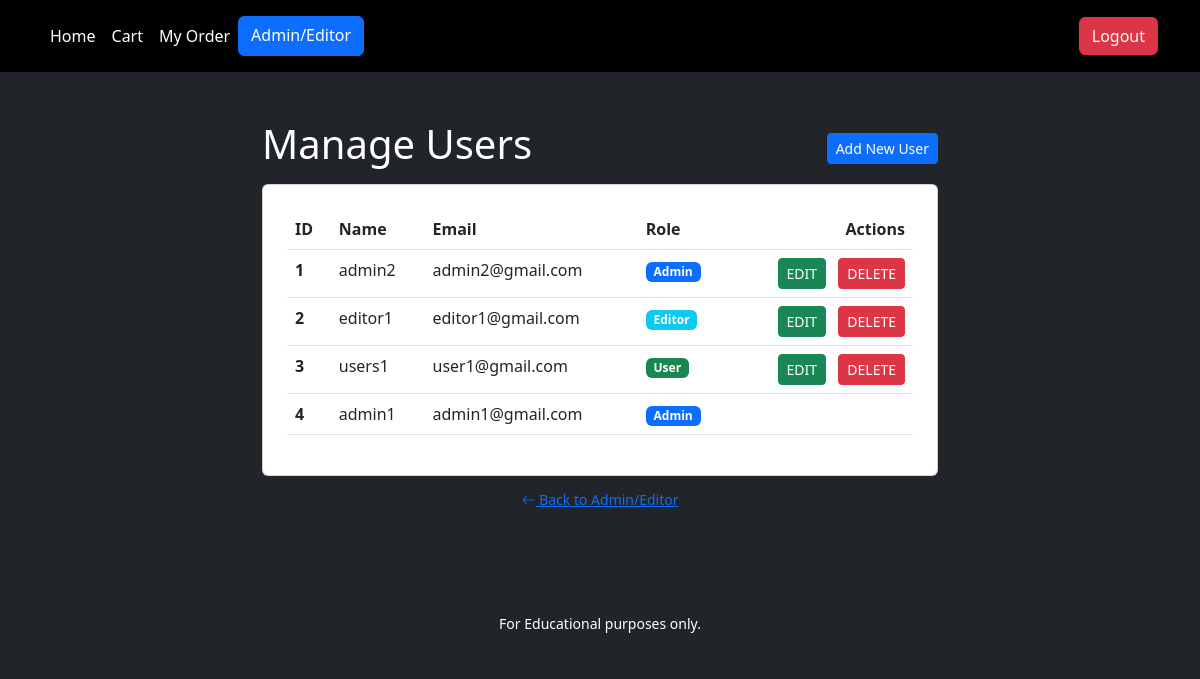
Screenshot of /manage-users (signed in) with the database file from the repository.
### tables this page shows
CREATE TABLE `users` (
  `id` int(11) NOT NULL AUTO_INCREMENT,
  `name` varchar(255) NOT NULL,
  `password` varchar(255) NOT NULL,
  `email` varchar(255) NOT NULL,
  `role` varchar(255) NOT NULL DEFAULT 'user',
  `created_at` timestamp NOT NULL DEFAULT current_timestamp() ON UPDATE current_timestamp(),
  PRIMARY KEY (`id`)
);

### includes/class-db.php (called while the page is built, shortened)
<?php
class DB
{
    private $db;
    public function __construct()
    {
        try{
            $this->db = new PDO(
                'mysql:host=devkinsta_db;dbname=Final_project',
                'root',
                '4JqGyoVdUoAAEJxU'
            );
        }catch( PDOException $error ){
            die( "Database connection failed" );
        }
    }
    public static function connect()
    {
        return new self();
    }
    public function select( $sql, $data = [],$is_list = false)
    {
        $statement = $this->db->prepare( $sql );
        $statement->execute($data);
        if ( $is_list ){
            return $statement->fetchAll(PDO::FETCH_ASSOC);
        }else{
            return $statement->fetch(PDO::FETCH_ASSOC);
        }
    }
}

### includes/class-user.php (called while the page is built, shortened)
<?php
class User
{
    public static function getAllUsers()
    {
        return DB::connect()->select(
            'SELECT * FROM users ORDER BY id DESC',
            [],
            true
        );
    }
}

### admins/manage-users.php (the view, shortened to what this page needs)
<?php
require dirname(__DIR__) . '/parts/header.php';?>
<div class="container mx-auto my-5" style="max-width: 700px;">
    <div class="d-flex justify-content-between align-items-center mb-2">
        <h1 class="h1 text-white">Manage Users</h1>
        <div class="text-end">
            <a href="/manage-users-add" class="btn btn-primary btn-sm">Add New User</a>
        </div>
    </div>
    <div class="card mb-2 p-4">
        <table class="table">
            <thead>
                <tr>
                    <th scope="col">ID</th>
                    <th scope="col">Name</th>
                    <th scope="col">Email</th>
                    <th scope="col">Role</th>
                    <th scope="col" class="text-end">Actions</th>
                </tr>
            </thead>
            <tbody>
                <?php foreach( User::getAllUsers() as $index =>$user ) : ?>
                <tr>
                    <th scope="row"><?php echo $index+1; ?></th>
                    <td><?php echo $user['name']; ?></td>
                    <td><?php echo $user['email']; ?></td>
                    <td><?php switch($user['role']){
                            case 'user':
                            echo '<span class="badge bg-success">User</span>';
                            break;
                            case 'editor':
                            echo '<span class="badge bg-info">Editor</span>';
                            break;
                            case 'admin':
                            echo '<span class="badge bg-primary">Admin</span>';
                            break;
                        }?>
                    </td>
                    <td class="text-end">
                        <div class="buttons">
                            <?php if ( $_SESSION['user']['id'] !== $user['id'] ) : ?>
                            <a href="/manage-users-edit?id=<?php echo $user['id']; ?>"
                                class="btn btn-success btn-sm me-2">EDIT</a>
                            <button type="button" class="btn btn-danger btn-sm" data-bs-toggle="modal"
                                data-bs-target="#user-<?php echo $user['id']; ?>">DELETE
                            </button>
                            <?php endif; ?>
                        </div>
                    </td>
                </tr>
                <?php endforeach; ?>
            </tbody>
        </table>
    </div>
    <div class="text-center">
        <a href="/admin_page" class="btn btn-link btn-sm"><i class="bi bi-arrow-left"></i> Back to Admin/Editor</a>
    </div>
</div>
<?php
require dirname(__DIR__) . '/parts/footer.php';

### assets/css/style.css (style rules this page uses)
* { padding: 0; margin: 0; }

### parts/header.php (style rules this page uses)
body { background: rgb(33, 37, 41); }

### rows the page displays
users: name "admin2", email "admin2@gmail.com", role "Admin"
users: name "editor1", email "editor1@gmail.com", role "Editor"
users: name "users1", email "user1@gmail.com", role "User"
users: name "admin1", email "admin1@gmail.com", role "Admin"
